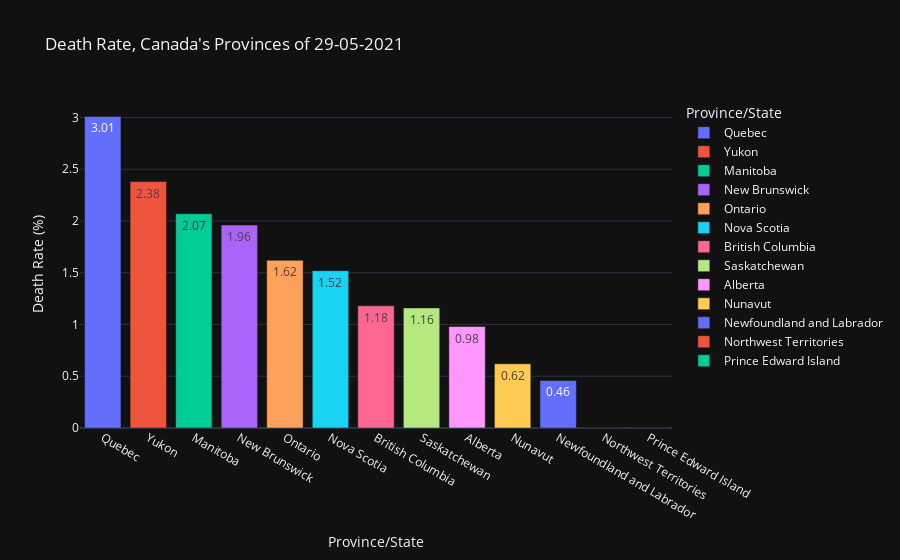

The cell this chart's notebook holds for it:
### Code cell
# Plot the death rate for each Canadian province as of 29-05-2021
fig = px.bar(
    canada_combined,
    x='Province/State',
    y='Death_Rate',
    color='Province/State',
    text='Death_Rate',
    title="Death Rate, Canada's Provinces of 29-05-2021",
    labels={'Death_Rate': 'Death Rate (%)'},
    template='plotly_dark'
)
fig.show()

### Figure 1 — Plotly figure (JSON) as saved in the notebook; plotly's stock layout.template omitted (floating-point values rounded to 4 significant figures)
{"data": [{"hovertemplate": "Province/State=%{x}<br>Death Rate (%)=%{text}<extra></extra>", "legendgroup": "Quebec", "marker": {"color": "#636efa", "pattern": {"shape": ""}}, "name": "Quebec", "orientation": "v", "showlegend": true, "text": [3.01], "textposition": "auto", "type": "bar", "x": ["Quebec"], "xaxis": "x", "y": [3.01], "yaxis": "y"}, {"hovertemplate": "Province/State=%{x}<br>Death Rate (%)=%{text}<extra></extra>", "legendgroup": "Yukon", "marker": {"color": "#EF553B", "pattern": {"shape": ""}}, "name": "Yukon", "orientation": "v", "showlegend": true, "text": [2.38], "textposition": "auto", "type": "bar", "x": ["Yukon"], "xaxis": "x", "y": [2.38], "yaxis": "y"}, {"hovertemplate": "Province/State=%{x}<br>Death Rate (%)=%{text}<extra></extra>", "legendgroup": "Manitoba", "marker": {"color": "#00cc96", "pattern": {"shape": ""}}, "name": "Manitoba", "orientation": "v", "showlegend": true, "text": [2.07], "textposition": "auto", "type": "bar", "x": ["Manitoba"], "xaxis": "x", "y": [2.07], "yaxis": "y"}, {"hovertemplate": "Province/State=%{x}<br>Death Rate (%)=%{text}<extra></extra>", "legendgroup": "New Brunswick", "marker": {"color": "#ab63fa", "pattern": {"shape": ""}}, "name": "New Brunswick", "orientation": "v", "showlegend": true, "text": [1.96], "textposition": "auto", "type": "bar", "x": ["New Brunswick"], "xaxis": "x", "y": [1.96], "yaxis": "y"}, {"hovertemplate": "Province/State=%{x}<br>Death Rate (%)=%{text}<extra></extra>", "legendgroup": "Ontario", "marker": {"color": "#FFA15A", "pattern": {"shape": ""}}, "name": "Ontario", "orientation": "v", "showlegend": true, "text": [1.62], "textposition": "auto", "type": "bar", "x": ["Ontario"], "xaxis": "x", "y": [1.62], "yaxis": "y"}, {"hovertemplate": "Province/State=%{x}<br>Death Rate (%)=%{text}<extra></extra>", "legendgroup": "Nova Scotia", "marker": {"color": "#19d3f3", "pattern": {"shape": ""}}, "name": "Nova Scotia", "orientation": "v", "showlegend": true, "text": [1.52], "textposition": "auto", "type": "bar", "x": ["Nova Scotia"], "xaxis": "x", "y": [1.52], "yaxis": "y"}, {"hovertemplate": "Province/State=%{x}<br>Death Rate (%)=%{text}<extra></extra>", "legendgroup": "British Columbia", "marker": {"color": "#FF6692", "pattern": {"shape": ""}}, "name": "British Columbia", "orientation": "v", "showlegend": true, "text": [1.18], "textposition": "auto", "type": "bar", "x": ["British Columbia"], "xaxis": "x", "y": [1.18], "yaxis": "y"}, {"hovertemplate": "Province/State=%{x}<br>Death Rate (%)=%{text}<extra></extra>", "legendgroup": "Saskatchewan", "marker": {"color": "#B6E880", "pattern": {"shape": ""}}, "name": "Saskatchewan", "orientation": "v", "showlegend": true, "text": [1.16], "textposition": "auto", "type": "bar", "x": ["Saskatchewan"], "xaxis": "x", "y": [1.16], "yaxis": "y"}, {"hovertemplate": "Province/State=%{x}<br>Death Rate (%)=%{text}<extra></extra>", "legendgroup": "Alberta", "marker": {"color": "#FF97FF", "pattern": {"shape": ""}}, "name": "Alberta", "orientation": "v", "showlegend": true, "text": [0.98], "textposition": "auto", "type": "bar", "x": ["Alberta"], "xaxis": "x", "y": [0.98], "yaxis": "y"}, {"hovertemplate": "Province/State=%{x}<br>Death Rate (%)=%{text}<extra></extra>", "legendgroup": "Nunavut", "marker": {"color": "#FECB52", "pattern": {"shape": ""}}, "name": "Nunavut", "orientation": "v", "showlegend": true, "text": [0.62], "textposition": "auto", "type": "bar", "x": ["Nunavut"], "xaxis": "x", "y": [0.62], "yaxis": "y"}, {"hovertemplate": "Province/State=%{x}<br>Death Rate (%)=%{text}<extra></extra>", "legendgroup": "Newfoundland and Labrador", "marker": {"color": "#636efa", "pattern": {"shape": ""}}, "name": "Newfoundland and Labrador", "orientation": "v", "showlegend": true, "text": [0.46], "textposition": "auto", "type": "bar", "x": ["Newfoundland and Labrador"], "xaxis": "x", "y": [0.46], "yaxis": "y"}, {"hovertemplate": "Province/State=%{x}<br>Death Rate (%)=%{text}<extra></extra>", "legendgroup": "Northwest Territories", "marker": {"color": "#EF553B", "pattern": {"shape": ""}}, "name": "Northwest Territories", "orientation": "v", "showlegend": true, "text": [0.0], "textposition": "auto", "type": "bar", "x": ["Northwest Territories"], "xaxis": "x", "y": [0.0], "yaxis": "y"}, {"hovertemplate": "Province/State=%{x}<br>Death Rate (%)=%{text}<extra></extra>", "legendgroup": "Prince Edward Island", "marker": {"color": "#00cc96", "pattern": {"shape": ""}}, "name": "Prince Edward Island", "orientation": "v", "showlegend": true, "text": [0.0], "textposition": "auto", "type": "bar", "x": ["Prince Edward Island"], "xaxis": "x", "y": [0.0], "yaxis": "y"}], "layout": {"barmode": "relative", "legend": {"title": {"text": "Province/State"}, "tracegroupgap": 0}, "title": {"text": "Death Rate, Canada's Provinces of 29-05-2021"}, "xaxis": {"anchor": "y", "categoryarray": ["Quebec", "Yukon", "Manitoba", "New Brunswick", "Ontario", "Nova Scotia", "British Columbia", "Saskatchewan", "Alberta", "Nunavut", "Newfoundland and Labrador", "Northwest Territories", "Prince Edward Island"], "categoryorder": "array", "domain": [0, 1], "title": {"text": "Province/State"}}, "yaxis": {"anchor": "x", "domain": [0, 1], "title": {"text": "Death Rate (%)"}}}}
